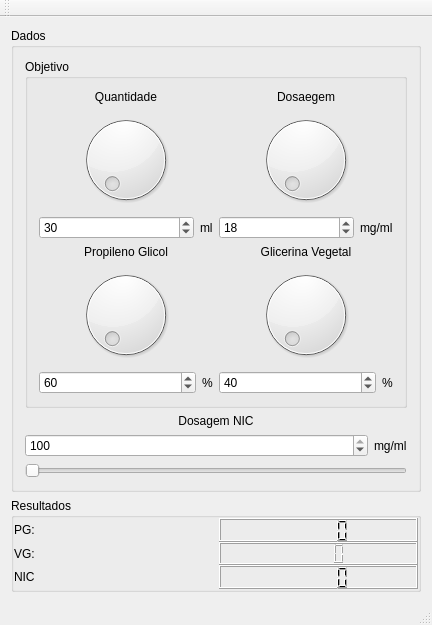
<?xml version="1.0" encoding="UTF-8"?>
<ui version="4.0">
 <class>MainWindow</class>
 <widget class="QMainWindow" name="MainWindow">
  <property name="geometry">
   <rect>
    <x>0</x>
    <y>0</y>
    <width>432</width>
    <height>625</height>
   </rect>
  </property>
  <property name="windowTitle">
   <string>MainWindow</string>
  </property>
  <widget class="QWidget" name="centralWidget">
   <layout class="QVBoxLayout" name="verticalLayout_6">
    <item>
     <layout class="QVBoxLayout" name="verticalLayout_5">
      <item>
       <layout class="QHBoxLayout" name="horizontalLayout_7">
        <item>
         <widget class="QGroupBox" name="groupBox_2">
          <property name="title">
           <string>Dados</string>
          </property>
          <layout class="QVBoxLayout" name="verticalLayout_11">
           <item>
            <widget class="QGroupBox" name="groupBox">
             <property name="title">
              <string>Objetivo</string>
             </property>
             <layout class="QVBoxLayout" name="verticalLayout_10">
              <item>
               <layout class="QVBoxLayout" name="verticalLayout_9">
                <item>
                 <layout class="QHBoxLayout" name="horizontalLayout_9">
                  <item>
                   <layout class="QVBoxLayout" name="verticalLayout">
                    <item>
                     <widget class="QLabel" name="label">
                      <property name="text">
                       <string>Quantidade</string>
                      </property>
                      <property name="alignment">
                       <set>Qt::AlignCenter</set>
                      </property>
                     </widget>
                    </item>
                    <item>
                     <widget class="QDial" name="dialTotal">
                      <property name="maximum">
                       <number>100</number>
                      </property>
                     </widget>
                    </item>
                    <item>
                     <layout class="QHBoxLayout" name="horizontalLayout" stretch="1,0">
                      <item>
                       <widget class="QSpinBox" name="Total">
                        <property name="frame">
                         <bool>true</bool>
                        </property>
                        <property name="minimum">
                         <number>1</number>
                        </property>
                        <property name="maximum">
                         <number>100</number>
                        </property>
                        <property name="value">
                         <number>30</number>
                        </property>
                       </widget>
                      </item>
                      <item>
                       <widget class="QLabel" name="label_8">
                        <property name="text">
                         <string>ml</string>
                        </property>
                       </widget>
                      </item>
                     </layout>
                    </item>
                   </layout>
                  </item>
                  <item>
                   <layout class="QVBoxLayout" name="verticalLayout_3">
                    <item>
                     <widget class="QLabel" name="label_3">
                      <property name="text">
                       <string>Dosaegem</string>
                      </property>
                      <property name="alignment">
                       <set>Qt::AlignCenter</set>
                      </property>
                     </widget>
                    </item>
                    <item>
                     <widget class="QDial" name="dialDosagem"/>
                    </item>
                    <item>
                     <layout class="QHBoxLayout" name="horizontalLayout_8" stretch="1,0">
                      <item>
                       <widget class="QSpinBox" name="DosagemObjetivo">
                        <property name="minimum">
                         <number>1</number>
                        </property>
                        <property name="maximum">
                         <number>1000</number>
                        </property>
                        <property name="value">
                         <number>18</number>
                        </property>
                       </widget>
                      </item>
                      <item>
                       <widget class="QLabel" name="label_9">
                        <property name="text">
                         <string>mg/ml</string>
                        </property>
                       </widget>
                      </item>
                     </layout>
                    </item>
                   </layout>
                  </item>
                 </layout>
                </item>
                <item>
                 <layout class="QHBoxLayout" name="horizontalLayout_11">
                  <item>
                   <layout class="QVBoxLayout" name="verticalLayout_7">
                    <item>
                     <widget class="QLabel" name="label_5">
                      <property name="text">
                       <string>Propileno Glicol</string>
                      </property>
                      <property name="alignment">
                       <set>Qt::AlignCenter</set>
                      </property>
                     </widget>
                    </item>
                    <item>
                     <widget class="QDial" name="dialPG"/>
                    </item>
                    <item>
                     <layout class="QHBoxLayout" name="horizontalLayout_4" stretch="1,0">
                      <item>
                       <widget class="QSpinBox" name="PercentualPG">
                        <property name="maximum">
                         <number>100</number>
                        </property>
                        <property name="value">
                         <number>60</number>
                        </property>
                       </widget>
                      </item>
                      <item>
                       <widget class="QLabel" name="label_14">
                        <property name="text">
                         <string>%</string>
                        </property>
                       </widget>
                      </item>
                     </layout>
                    </item>
                   </layout>
                  </item>
                  <item>
                   <layout class="QVBoxLayout" name="verticalLayout_8">
                    <item>
                     <widget class="QLabel" name="label_6">
                      <property name="text">
                       <string>Glicerina Vegetal</string>
                      </property>
                      <property name="alignment">
                       <set>Qt::AlignCenter</set>
                      </property>
                     </widget>
                    </item>
                    <item>
                     <widget class="QDial" name="dialVG"/>
                    </item>
                    <item>
                     <layout class="QHBoxLayout" name="horizontalLayout_10" stretch="1,0">
                      <item>
                       <widget class="QSpinBox" name="PercentualVG">
                        <property name="maximum">
                         <number>100</number>
                        </property>
                        <property name="value">
                         <number>40</number>
                        </property>
                       </widget>
                      </item>
                      <item>
                       <widget class="QLabel" name="label_7">
                        <property name="text">
                         <string>%</string>
                        </property>
                       </widget>
                      </item>
                     </layout>
                    </item>
                   </layout>
                  </item>
                 </layout>
                </item>
               </layout>
              </item>
             </layout>
            </widget>
           </item>
           <item>
            <layout class="QVBoxLayout" name="verticalLayout_2">
             <item>
              <widget class="QLabel" name="label_2">
               <property name="text">
                <string>Dosagem NIC</string>
               </property>
               <property name="alignment">
                <set>Qt::AlignCenter</set>
               </property>
              </widget>
             </item>
             <item>
              <layout class="QHBoxLayout" name="horizontalLayout_2" stretch="1,0">
               <item>
                <widget class="QSpinBox" name="DosagemNIC">
                 <property name="minimum">
                  <number>1</number>
                 </property>
                 <property name="maximum">
                  <number>100</number>
                 </property>
                 <property name="value">
                  <number>100</number>
                 </property>
                </widget>
               </item>
               <item>
                <widget class="QLabel" name="label_10">
                 <property name="text">
                  <string>mg/ml</string>
                 </property>
                </widget>
               </item>
              </layout>
             </item>
             <item>
              <widget class="QSlider" name="sliderNic">
               <property name="minimum">
                <number>1</number>
               </property>
               <property name="maximum">
                <number>100</number>
               </property>
               <property name="orientation">
                <enum>Qt::Horizontal</enum>
               </property>
              </widget>
             </item>
            </layout>
           </item>
          </layout>
         </widget>
        </item>
       </layout>
      </item>
      <item>
       <widget class="QGroupBox" name="groupBox_3">
        <property name="title">
         <string>Resultados</string>
        </property>
        <layout class="QVBoxLayout" name="verticalLayout_4">
         <property name="spacing">
          <number>0</number>
         </property>
         <property name="leftMargin">
          <number>0</number>
         </property>
         <property name="topMargin">
          <number>0</number>
         </property>
         <property name="rightMargin">
          <number>0</number>
         </property>
         <property name="bottomMargin">
          <number>0</number>
         </property>
         <item>
          <layout class="QHBoxLayout" name="horizontalLayout_3">
           <item>
            <widget class="QLabel" name="label_11">
             <property name="text">
              <string>PG:</string>
             </property>
            </widget>
           </item>
           <item>
            <widget class="QLCDNumber" name="ResPG"/>
           </item>
          </layout>
         </item>
         <item>
          <layout class="QHBoxLayout" name="horizontalLayout_5">
           <item>
            <widget class="QLabel" name="label_12">
             <property name="text">
              <string>VG:</string>
             </property>
            </widget>
           </item>
           <item>
            <widget class="QLCDNumber" name="ResVG"/>
           </item>
          </layout>
         </item>
         <item>
          <layout class="QHBoxLayout" name="horizontalLayout_6">
           <item>
            <widget class="QLabel" name="label_13">
             <property name="text">
              <string>NIC</string>
             </property>
            </widget>
           </item>
           <item>
            <widget class="QLCDNumber" name="ResNIC"/>
           </item>
          </layout>
         </item>
        </layout>
       </widget>
      </item>
     </layout>
    </item>
   </layout>
  </widget>
  <widget class="QMenuBar" name="menuBar">
   <property name="geometry">
    <rect>
     <x>0</x>
     <y>0</y>
     <width>432</width>
     <height>19</height>
    </rect>
   </property>
  </widget>
  <widget class="QToolBar" name="mainToolBar">
   <attribute name="toolBarArea">
    <enum>TopToolBarArea</enum>
   </attribute>
   <attribute name="toolBarBreak">
    <bool>false</bool>
   </attribute>
  </widget>
  <widget class="QStatusBar" name="statusBar"/>
 </widget>
 <layoutdefault spacing="6" margin="11"/>
 <resources/>
 <connections>
  <connection>
   <sender>PercentualPG</sender>
   <signal>valueChanged(int)</signal>
   <receiver>dialPG</receiver>
   <slot>setValue(int)</slot>
   <hints>
    <hint type="sourcelabel">
     <x>105</x>
     <y>349</y>
    </hint>
    <hint type="destinationlabel">
     <x>90</x>
     <y>325</y>
    </hint>
   </hints>
  </connection>
  <connection>
   <sender>PercentualVG</sender>
   <signal>valueChanged(int)</signal>
   <receiver>dialVG</receiver>
   <slot>setValue(int)</slot>
   <hints>
    <hint type="sourcelabel">
     <x>330</x>
     <y>339</y>
    </hint>
    <hint type="destinationlabel">
     <x>330</x>
     <y>325</y>
    </hint>
   </hints>
  </connection>
  <connection>
   <sender>DosagemObjetivo</sender>
   <signal>valueChanged(int)</signal>
   <receiver>dialDosagem</receiver>
   <slot>setValue(int)</slot>
   <hints>
    <hint type="sourcelabel">
     <x>347</x>
     <y>225</y>
    </hint>
    <hint type="destinationlabel">
     <x>276</x>
     <y>160</y>
    </hint>
   </hints>
  </connection>
  <connection>
   <sender>dialPG</sender>
   <signal>valueChanged(int)</signal>
   <receiver>PercentualPG</receiver>
   <slot>setValue(int)</slot>
   <hints>
    <hint type="sourcelabel">
     <x>162</x>
     <y>320</y>
    </hint>
    <hint type="destinationlabel">
     <x>157</x>
     <y>341</y>
    </hint>
   </hints>
  </connection>
  <connection>
   <sender>dialTotal</sender>
   <signal>valueChanged(int)</signal>
   <receiver>Total</receiver>
   <slot>setValue(int)</slot>
   <hints>
    <hint type="sourcelabel">
     <x>87</x>
     <y>168</y>
    </hint>
    <hint type="destinationlabel">
     <x>178</x>
     <y>225</y>
    </hint>
   </hints>
  </connection>
  <connection>
   <sender>sliderNic</sender>
   <signal>valueChanged(int)</signal>
   <receiver>DosagemNIC</receiver>
   <slot>setValue(int)</slot>
   <hints>
    <hint type="sourcelabel">
     <x>179</x>
     <y>437</y>
    </hint>
    <hint type="destinationlabel">
     <x>189</x>
     <y>420</y>
    </hint>
   </hints>
  </connection>
  <connection>
   <sender>Total</sender>
   <signal>valueChanged(int)</signal>
   <receiver>dialTotal</receiver>
   <slot>setValue(int)</slot>
   <hints>
    <hint type="sourcelabel">
     <x>181</x>
     <y>225</y>
    </hint>
    <hint type="destinationlabel">
     <x>103</x>
     <y>152</y>
    </hint>
   </hints>
  </connection>
  <connection>
   <sender>dialVG</sender>
   <signal>valueChanged(int)</signal>
   <receiver>PercentualVG</receiver>
   <slot>setValue(int)</slot>
   <hints>
    <hint type="sourcelabel">
     <x>314</x>
     <y>324</y>
    </hint>
    <hint type="destinationlabel">
     <x>296</x>
     <y>340</y>
    </hint>
   </hints>
  </connection>
  <connection>
   <sender>DosagemNIC</sender>
   <signal>valueChanged(int)</signal>
   <receiver>sliderNic</receiver>
   <slot>setValue(int)</slot>
   <hints>
    <hint type="sourcelabel">
     <x>127</x>
     <y>417</y>
    </hint>
    <hint type="destinationlabel">
     <x>127</x>
     <y>432</y>
    </hint>
   </hints>
  </connection>
  <connection>
   <sender>dialDosagem</sender>
   <signal>valueChanged(int)</signal>
   <receiver>DosagemObjetivo</receiver>
   <slot>setValue(int)</slot>
   <hints>
    <hint type="sourcelabel">
     <x>262</x>
     <y>179</y>
    </hint>
    <hint type="destinationlabel">
     <x>347</x>
     <y>225</y>
    </hint>
   </hints>
  </connection>
 </connections>
 <slots>
  <slot>slotTotalChanged()</slot>
  <slot>slotDosagemChanged()</slot>
  <slot>slotPGChanged()</slot>
  <slot>slotVGChanged()</slot>
  <slot>slotNICChanged()</slot>
 </slots>
</ui>
